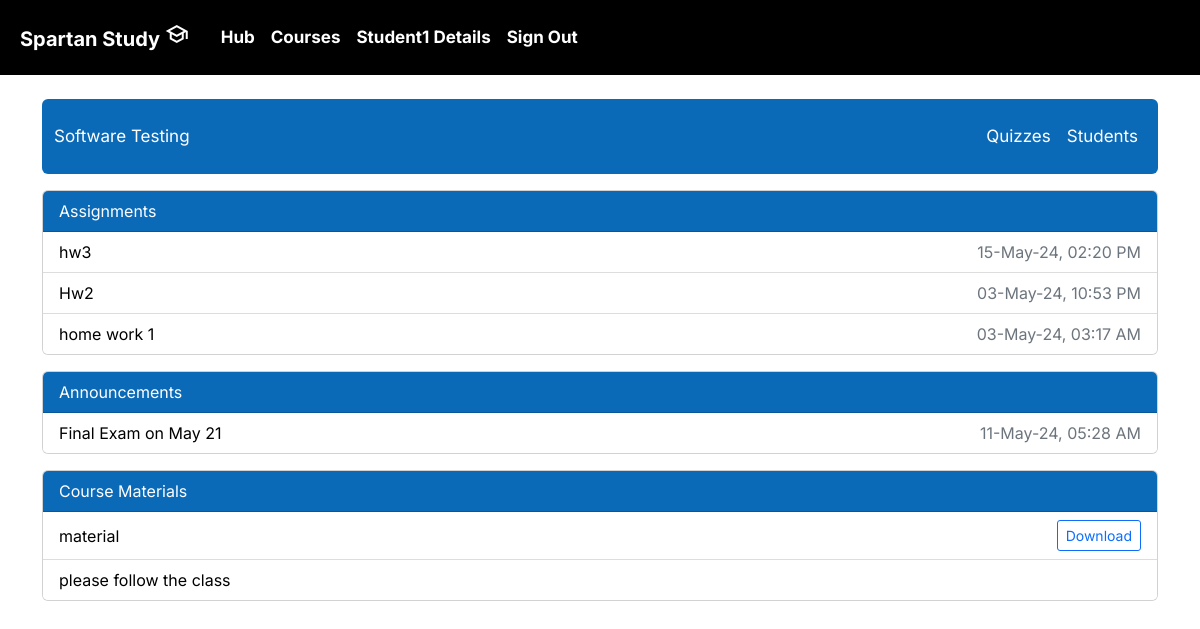
The app's page /my/102/ (signed in) with its own data.
### main/models.py (models this page shows, shortened)
class Student(models.Model):
    student_id = models.IntegerField(primary_key=True)
    name = models.CharField(max_length=100, null=False)
    email = models.EmailField(max_length=100, null=True, blank=True)
    password = models.CharField(max_length=255, null=False)
    role = models.CharField(
        default="Student", max_length=100, null=False, blank=True)
    course = models.ManyToManyField(
        'Course', related_name='students', blank=True)
    photo = models.ImageField(upload_to='profile_pics', blank=True,
                              null=False, default='profile_pics/default_student.png')
    department = models.ForeignKey(
        'Department', on_delete=models.CASCADE, null=False, blank=False, related_name='students')
    class Meta:
        verbose_name_plural = 'Students'

class Course(models.Model):
    code = models.IntegerField(primary_key=True)
    name = models.CharField(max_length=255, null=False, unique=True)
    department = models.ForeignKey(
        Department, on_delete=models.CASCADE, null=False, related_name='courses')
    faculty = models.ForeignKey(
        Faculty, on_delete=models.SET_NULL, null=True, blank=True)
    studentKey = models.IntegerField(null=False, unique=True)
    facultyKey = models.IntegerField(null=False, unique=True)
    semester = models.CharField(max_length=255, default='Fall 2023')
    published = models.BooleanField(default=False)
    currentSemester = 'Fall 2023'
    class Meta:
        unique_together = ('code', 'department', 'name')
        verbose_name_plural = "Courses"

class Assignment(models.Model):
    course_code = models.ForeignKey(
        Course, on_delete=models.CASCADE, null=False)
    title = models.CharField(max_length=255, null=False)
    description = models.TextField(null=False)
    datetime = models.DateTimeField(auto_now_add=True, null=False)
    deadline = models.DateTimeField(null=False)
    file = models.FileField(upload_to='assignments/', null=True, blank=True)
    marks = models.DecimalField(max_digits=6, decimal_places=2, null=False)
    class Meta:
        verbose_name_plural = "Assignments"
        ordering = ['-datetime']
    def due_date(self):
        return self.deadline.strftime("%d-%b-%y, %I:%M %p")

class Announcement(models.Model):
    course_code = models.ForeignKey(
        Course, on_delete=models.CASCADE, null=False)
    datetime = models.DateTimeField(auto_now_add=True, null=False)
    description = FroalaField()
    class Meta:
        verbose_name_plural = "Announcements"
        ordering = ['-datetime']
    def post_date(self):
        return self.datetime.strftime("%d-%b-%y, %I:%M %p")

class Material(models.Model):
    course_code = models.ForeignKey(
        Course, on_delete=models.CASCADE, null=False)
    description = models.TextField(max_length=2000, null=False)
    datetime = models.DateTimeField(auto_now_add=True, null=False)
    file = models.FileField(upload_to='materials/', null=True, blank=True)
    class Meta:
        verbose_name_plural = "Materials"
        ordering = ['-datetime']
    def post_date(self):
        return self.datetime.strftime("%d-%b-%y, %I:%M %p")

### main/views.py (the view)
# urls.py: path('my/<int:code>/', views.course_page, name='course'),
def course_page(request, code):
    try:
        course = Course.objects.get(code=code)
        student_id = request.session.get('student_id')  # Getting student ID from session
        if not student_id:
            return redirect('std_login')  # Redirect to login if no session
        student = Student.objects.get(student_id=student_id)
        if is_student_authorised(request, code):
            try:
                announcements = Announcement.objects.filter(course_code=course)
                assignments = Assignment.objects.filter(
                    course_code=course.code)
                materials = Material.objects.filter(course_code=course.code)
            except:
                announcements = None
                assignments = None
                materials = None
            context = {
                'course': course,
                'announcements': announcements,
                'assignments': assignments[:3],
                'materials': materials,
                'student': Student.objects.get(student_id=request.session['student_id'])
            }
            return render(request, 'main/course.html', context)
        else:
            return redirect('std_login')
    except:
        return render(request, 'error.html')

### main/views.py (called while the page is built)
def is_student_authorised(request, code):
    course = Course.objects.get(code=code)
    if request.session.get('student_id') and course in Student.objects.get(student_id=request.session['student_id']).course.all():
        return True
    else:
        return False

### main/templates/main/course.html (shortened to what this page needs)
{% extends 'index.html' %}
{% load static %}
{% block profile %}
{% url 'profile' student.student_id %}
{% endblock %}
{% block user %}
{{ student.name }}
{% endblock user %}
{% block courses %}
{% url 'myCourses' %}
{% endblock courses %}
{% block allCourses %}
{% url 'courses' %}
{% endblock allCourses %}
{% block content %}
<div class="container mt-4">
   <nav class="navbar navbar-expand-lg navbar-dark rounded custom-navbar">
      <div class="container-fluid">
         <a class="navbar-brand" href="{% url 'myCourses' %}">{{ course.name }}</a>
         <div class="collapse navbar-collapse" id="navbarNavAltMarkup">
            <div class="navbar-nav ms-auto">
               <a class="nav-link custom-nav-link" href="{% url 'myQuizzes' course.code %}">Quizzes</a>
               <a class="nav-link custom-nav-link" href="{% url 'view_course_students' course_id=course.code %}">Students</a>
            </div>
         </div>
      </div>
   </nav>
   <div class="card mt-3">
      <div class="card-header custom-card-header">
         Assignments
      </div>
      <ul class="list-group list-group-flush">
         {% for assignment in assignments %}
         <li class="list-group-item custom-list-group-item d-flex justify-content-between align-items-center">
            <a href="{% url 'assignmentPage' course.code assignment.id %}" class="custom-link">{{ assignment.title }}</a>
            <span class="custom-date-display">{{ assignment.due_date }}</span>
         </li>
         {% empty %}
         <li class="list-group-item custom-list-group-item">No assignments given yet.</li>
         {% endfor %}
      </ul>
   </div>
   <div class="card mt-3">
      <div class="card-header custom-card-header">
         Announcements
      </div>
      <ul class="list-group list-group-flush">
         {% for announcement in announcements %}
         <li class="list-group-item custom-list-group-item">
            {{ announcement.description|striptags }}
            <span class="custom-date-display">{{ announcement.post_date }}</span>
         </li>
         {% empty %}
         <li class="list-group-item custom-list-group-item">No announcements have been posted.</li>
         {% endfor %}
      </ul>
   </div>
   <div class="card mt-3 mb-4">
      <div class="card-header custom-card-header">
          Course Materials
      </div>
      <ul class="list-group list-group-flush">
          {% for material in materials %}
          <li class="list-group-item custom-list-group-item d-flex justify-content-between align-items-center">
              {{ material.description|striptags }}
              {% if material.file %}
              <div class="custom-date-display">
                  <a href="{{ material.file.url }}" class="btn btn-outline-primary btn-sm">Download</a>
              </div>
              {% endif %}
          </li>
          {% empty %}
          <li class="list-group-item custom-list-group-item">Course materials not available.</li>
          {% endfor %}
      </ul>
   </div>
</div>
{% endblock %}

### templates/index.html (shortened to what this page needs)
{% load static %}
<!DOCTYPE html>
<html lang="en">
   <head>
      <link rel="stylesheet" href="{% static 'styles/bootstrap.min.css' %}">
      <link rel="stylesheet" href="{% static 'styles/style.css' %}">
      <link rel="stylesheet" href="https://cdnjs.cloudflare.com/ajax/libs/animate.css/4.1.1/animate.min.css"/>
   </head>
   <body>
      <nav class="navbar sticky-top navbar-expand-lg navbar-dark navbar-mod">
         <div class="container-fluid">
            <a class="navbar-brand fw-bold fs-5 px-2 py-1" href="/admin" target="_blank" data-bs-toggle="tooltip"
               data-bs-placement="bottom" title="Access admin panel">Spartan Study <span class="material-symbols-outlined">school</span></a>
            <div class="collapse navbar-collapse" id="navbarColor01">
               <ul class="navbar-nav me-auto mb-2 mb-lg-0">
                  <li class="nav-item">
                     <a class="nav-link active fw-bold" aria-current="page" href="{% block courses %}{% endblock courses %}"
                        data-bs-toggle="tooltip" data-bs-placement="bottom" title="Course home page">Hub</a>
                  </li>
                  <li class="nav-item">
                     <a class="nav-link active fw-bold" href="{% block allCourses %}{% endblock %}" data-bs-toggle="tooltip"
                        data-bs-placement="bottom" title="Show all courses">Courses</a>
                  </li>
                  <li class="nav-item">
                     <a class="nav-link active fw-bold" href="{% block profile %}{% endblock profile %}"
                        data-bs-toggle="tooltip" data-bs-placement="bottom"
                        title="Check your profile">{% block user %}{% endblock %}Details</a>
                  </li>
                  <li class="nav-item">
                     <a class="nav-link active fw-bold" href="{% url 'std_logout' %}" data-bs-toggle="tooltip"
                        data-bs-placement="bottom" title="Log out">Sign Out</a>
                  </li>
               </ul>
            </div>
         </div>
      </nav>
      {% block  content %}
      {% endblock  %}
   </body>
</html>

### static/styles/style.css (style rules this page uses)
* { font-family: "Inter", sans-serif; box-sizing: border-box; }
body { margin: 0; padding: 0; }
html { scroll-behavior: smooth; }
.btn { border-radius: 3px !important; }
.navbar-mod { background-color: rgb(10, 10, 48); color: white !important; }
a { text-decoration: none !important; }
.card-header, .card-footer { background-color: rgb(10, 10, 48); }
.container { margin-top: 1.5rem; }

### templates/index.html (style rules this page uses)
.navbar-mod { background-color: #000; }
.navbar-nav .nav-link { color: #fff; transition: background-color 0.3s ease-in-out; }
.navbar-nav .nav-link:hover, .navbar-nav .nav-link.active { background-color: #000; color: #fff; }
.navbar { height: 75px; }
.navbar-brand, .nav-link { font-size: 17px; padding-top: 5px; padding-bottom: 5px; }

### main/templates/main/course.html (style rules this page uses)
.custom-navbar { background-color: #0b6ab8 !important; color: white !important; }
.custom-nav-link { background-color: transparent !important; color: white !important; }
.custom-link { color: black !important; }
.custom-date-display { float: right; color: #6c757d; }
.custom-card-header { background-color: #0b6ab8 !important; color: white !important; }
.custom-list-group-item { background-color: white !important; color: black !important; border-color: #ddd !important; }

### records on screen
Student: name "Student1"
Course: name "Software Testing"
Assignment: title "hw3", due_date "15-May-24, 02:20 PM"
Assignment: title "Hw2", due_date "03-May-24, 10:53 PM"
Assignment: title "home work 1", due_date "03-May-24, 03:17 AM"
Announcement: description "Final Exam on May 21", post_date "11-May-24, 05:28 AM"
Material: description "material"
Material: description "please follow the class"
